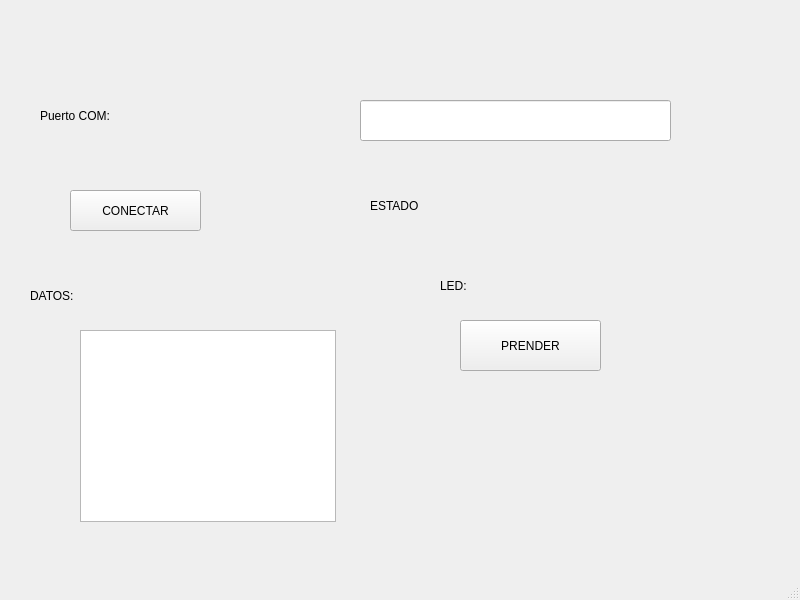
<?xml version="1.0" encoding="UTF-8"?>
<ui version="4.0">
 <class>MainWindow</class>
 <widget class="QMainWindow" name="MainWindow">
  <property name="geometry">
   <rect>
    <x>0</x>
    <y>0</y>
    <width>800</width>
    <height>600</height>
   </rect>
  </property>
  <property name="windowTitle">
   <string>MainWindow</string>
  </property>
  <widget class="QWidget" name="centralwidget">
   <widget class="QLineEdit" name="txt_com">
    <property name="geometry">
     <rect>
      <x>360</x>
      <y>100</y>
      <width>311</width>
      <height>41</height>
     </rect>
    </property>
   </widget>
   <widget class="QLabel" name="txt_com1">
    <property name="geometry">
     <rect>
      <x>40</x>
      <y>90</y>
      <width>141</width>
      <height>51</height>
     </rect>
    </property>
    <property name="styleSheet">
     <string notr="true">font: 75 12pt &quot;MS Shell Dlg 2&quot;;</string>
    </property>
    <property name="text">
     <string>Puerto COM:</string>
    </property>
   </widget>
   <widget class="QLabel" name="txt_estado">
    <property name="geometry">
     <rect>
      <x>370</x>
      <y>190</y>
      <width>201</width>
      <height>31</height>
     </rect>
    </property>
    <property name="styleSheet">
     <string notr="true">font: 75 12pt &quot;MS Shell Dlg 2&quot;;</string>
    </property>
    <property name="text">
     <string>ESTADO</string>
    </property>
   </widget>
   <widget class="QPushButton" name="btn_accion">
    <property name="geometry">
     <rect>
      <x>70</x>
      <y>190</y>
      <width>131</width>
      <height>41</height>
     </rect>
    </property>
    <property name="text">
     <string>CONECTAR</string>
    </property>
   </widget>
   <widget class="QListWidget" name="lista_datos">
    <property name="geometry">
     <rect>
      <x>80</x>
      <y>330</y>
      <width>256</width>
      <height>192</height>
     </rect>
    </property>
   </widget>
   <widget class="QLabel" name="txt_estado_2">
    <property name="geometry">
     <rect>
      <x>30</x>
      <y>280</y>
      <width>201</width>
      <height>31</height>
     </rect>
    </property>
    <property name="styleSheet">
     <string notr="true">font: 75 12pt &quot;MS Shell Dlg 2&quot;;</string>
    </property>
    <property name="text">
     <string>DATOS:</string>
    </property>
   </widget>
   <widget class="QPushButton" name="btn_control">
    <property name="geometry">
     <rect>
      <x>460</x>
      <y>320</y>
      <width>141</width>
      <height>51</height>
     </rect>
    </property>
    <property name="text">
     <string>PRENDER</string>
    </property>
   </widget>
   <widget class="QLabel" name="txt_estado_3">
    <property name="geometry">
     <rect>
      <x>440</x>
      <y>270</y>
      <width>201</width>
      <height>31</height>
     </rect>
    </property>
    <property name="styleSheet">
     <string notr="true">font: 75 12pt &quot;MS Shell Dlg 2&quot;;</string>
    </property>
    <property name="text">
     <string>LED:</string>
    </property>
   </widget>
  </widget>
  <widget class="QMenuBar" name="menubar">
   <property name="geometry">
    <rect>
     <x>0</x>
     <y>0</y>
     <width>800</width>
     <height>26</height>
    </rect>
   </property>
  </widget>
  <widget class="QStatusBar" name="statusbar"/>
 </widget>
 <resources/>
 <connections/>
</ui>
